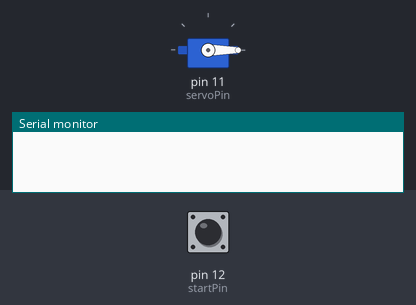
A sketch run on a simulated Arduino Uno, built with avr-gcc and run on an emulated ATmega328P. Parts: servo, the last lines printed to the serial monitor. Inputs (shaded band) come from the test bench; at power-on: pin 12 (startPin) HIGH.

Above: at 0.1 s.
At 4.8 s:
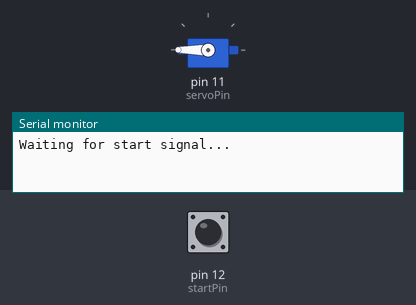
4.9 s: pin 12 (startPin) pulled LOW for 0.15 s
At 5.8 s:
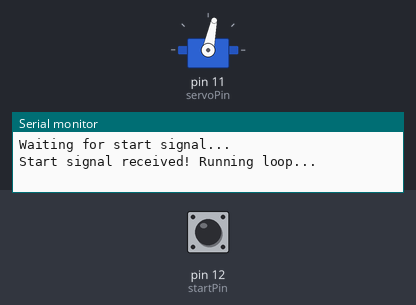
Timing chart, 0 to 7.9 s (numbered marks = the images above; inputs shaded):
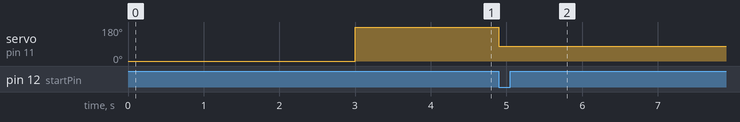

Measured:
- after the input at 4.9 s, servo on pin 11 (servoPin): 180° → 78° at once

The sketch:

Servo_setFront_v1.ino
```cpp
// Code to set the servo motor for PAMI at the right angle (front) on the osoyoo robot kit

// Include the Servo library
#include <Servo.h>

const int startPin = 12;  // Best practice

// Declare the Servo pin
const int servoPin = 11;

// Create a servo object
Servo myServo;

void setup() {
  // We need to attach the servo to the used pin number
  //myServo.detach(); //used to disable servo and move if freely by hand
  myServo.attach(servoPin);
  myServo.write(0);
  delay(3000);
  myServo.write(180);
  delay(1000);

  Serial.begin(9600);  // Start serial communication (optional)

  // Set start pin and wait until pressed
  pinMode(startPin, INPUT_PULLUP);  // Set the pin as an input
  Serial.println("Waiting for start signal...");
  while (digitalRead(startPin) == HIGH) {
    // Do nothing, just wait
  }

  Serial.println("Start signal received! Running loop...");

}

void loop(){

  // Make servo go to 90 degrees
  myServo.write(78); //78 degrees seems to be looking straight in front for the robot
  delay(1000);

}
```
